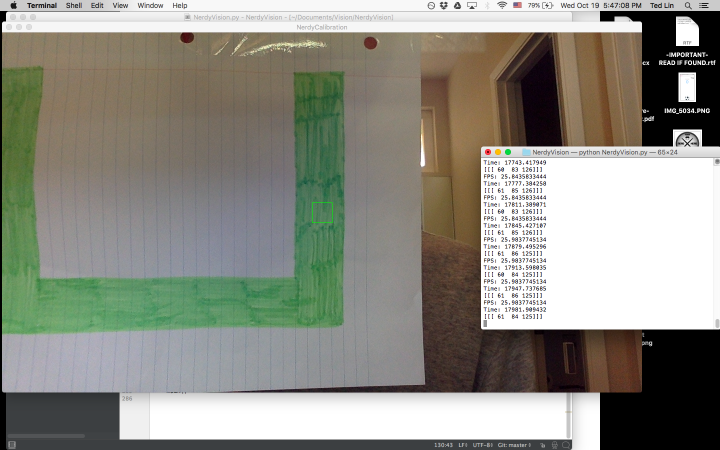
#> input picture tests/2016.Cal.1.png, 1440 x 900 px, given in place of the camera (shown at 1/2 size)
$ python TestVision.py   (older library calls are emulated)
#> lines starting #> are read from the running program, lines starting #| are printed output that depends on the picture; after the words box and inside, x2 and y2 are one past the last pixel; in counts of white or black regions, pixels touching at a corner belong together; long printed decimals are rounded
### SetupUtil.py
import argparse
import csv
import os

import cv2
from networktables import NetworkTable


# noinspection PyUnusedLocal
def do_nothing(x):
    pass


# [34 lines left out: functions parse_arguments, setUpCamera, setUpNetworkTables, not called in this run]


def putInNetworkTable(network_table, key, value):
    if network_table.isConnected():
        network_table.putString(key, value)


# [16 lines left out: functions check_key_pressed, setUpWindowsAndTrackbars, not called in this run]


def readHSV():
    all_values = []

    with open('HsvValues.csv', 'r') as file:
        reader = csv.reader(file)
        for row in reader:
            all_values.append(row)

    return all_values


# [8 lines left out: function writeHSV, not called in this run]

### TestVision.py
import cv2
import numpy as np
import math
import sys
import time
from networktables import NetworkTable
import logging
from SetupUtil import *
logging.basicConfig(level=logging.DEBUG)
#from BaseHTTPServer import BaseHTTPRequestHandler, HTTPServer
#from SocketServer import ThreadingMixIn

"""2017 FRC Vision testing on laptop with Microsoft Lifecam"""
__author__ = "tedfoodlin"

# Capture video from camera (0 for laptop webcam, 1 for USB camera)
cap = cv2.VideoCapture(0)

# for mjpeg
streamPort = 1185

# for sample image testing (images from 1 to 32)
sample_image = 32

# HSV range values for testing sample images
SAMPLE_LOWER = np.array([80, 70, 80])
SAMPLE_UPPER = np.array([100, 300, 300])

# HSV range values for green highlighter
LOWER_GREEN = np.array([40, 50, 50])
UPPER_GREEN = np.array([60, 250, 300])

# Set modes (if you don't want user input)
SHOOTING = True
GEARS = False

# Set HSV range
LOWER_LIM = SAMPLE_LOWER
UPPER_LIM = SAMPLE_UPPER

# Dimensions in use (Microsoft Lifecam HD-3000)
FRAME_X = 640
FRAME_Y = 480
FOV_ANGLE = 59.02039664
DEGREES_PER_PIXEL = FOV_ANGLE / FRAME_X
FRAME_CX = 320
FRAME_CY = 240

# Gear dimensions
MIN_AREA = 15000
MAX_AREA = 50000


def check_modes():
    """Check which modes are on based on user input."""
    shooting = False
    gears = False
    if input("Shooting mode on? (y/n)") == "y":
#> the answer given: y
        shooting = True
    if input("Gears mode on? (y/n)") == "y":
#> the answer given: y
#> (reads HsvValues.csv from the repository)
#> in main, frame is the input picture: shape (900, 1440, 3); mean B, G, R 131.8, 141.5, 141.5
        gears = True
    return shooting, gears


def masking(lower, upper, frame):
    """Mask for specified color ranges."""
    hsv = cv2.cvtColor(frame, cv2.COLOR_BGR2HSV)
#> hsv: shape (900, 1440, 3); mean H, S, V 39.9, 41.6, 148.1
    mask = cv2.inRange(hsv, lower, upper)
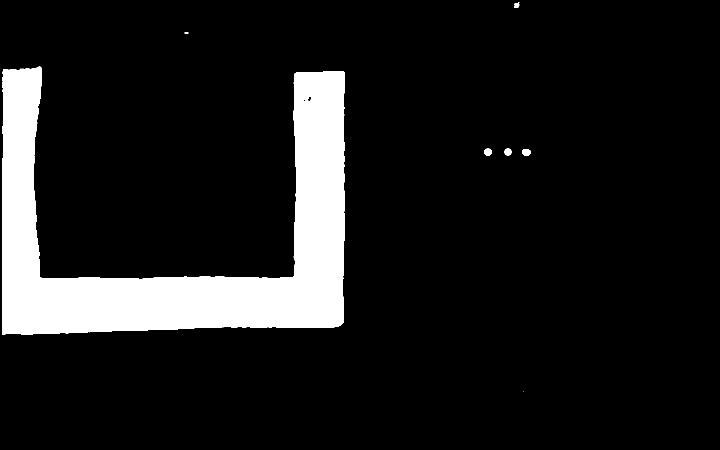
#> mask: shape (900, 1440) (shown at 1/2 size); 10.9% white; 8 white regions (2 under 20 px)
    res = cv2.bitwise_and(frame, frame, mask=mask)
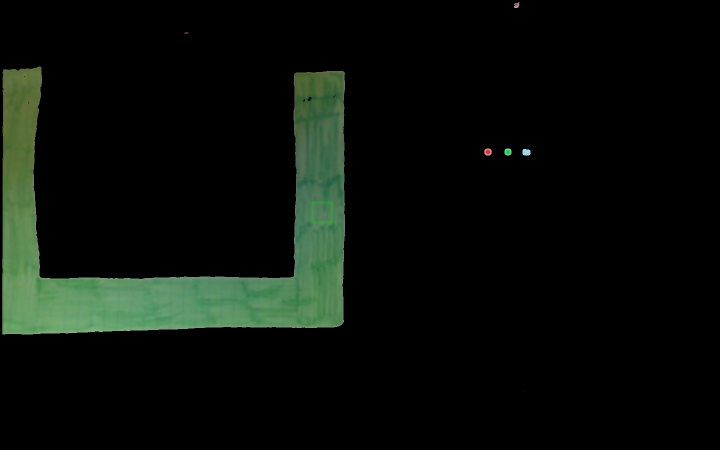
#> res: shape (900, 1440, 3) (shown at 1/2 size); mean B, G, R 9.5, 14.5, 9.5
    return res, mask


def draw_static(img):
    """Draw references on frame."""
    # draw reference line for x position
    cv2.line(img, (FRAME_CX, 0), (FRAME_CX, FRAME_Y),
             (0, 0, 255), 2)


def polygon(c, epsil):
    """Remove concavities from a contour and turn it into a polygon."""
    hull = cv2.convexHull(c)
    epsilon = epsil * cv2.arcLength(hull, True)
    goal = cv2.approxPolyDP(hull, epsilon, True)
    return goal


def calc_center(M):
    """Detect the center given the moment of a contour."""
    cx = int(M['m10'] / M['m00'])
    cy = int(M['m01'] / M['m00'])
    return cx, cy


def calc_horiz_angle(error):
    """Calculates the horizontal angle from pixel error"""
    return error * DEGREES_PER_PIXEL


def is_aligned(angle_to_turn):
    """Check if shooter is aligned and ready to shoot."""
    if 1 > angle_to_turn > -1:
        return True
    else:
        return False


def avg(x1, x2):
    """"Take average of 2 numbers"""
    sum = x1 + x2
    return sum / 2


def report_command(error):
    """Testing - show robot commands in terminal."""
    if 1 > error > -1:
        print("X Aligned")
    else:
        if error > 10:
            print("Turn Right")
        elif error < -10:
            print("Turn Left")


def report_y(cy):
    """Report state of y to terminal."""
    # Maybe useful but not necessary if you have a nice set shooter angle
    if FRAME_CY + 10 > cy > FRAME_CY - 10:
        print("Y Aligned")
    else:
        if cy > FRAME_CY + 10:
            print("Aim Lower")
        elif cy < FRAME_CY - 10:
            print("Aim Higher")


def main():
    # set modes (default without user input)
    shooting = SHOOTING
    gears = GEARS

    check_modes()

    # turn on modes specified by user
    # comment out next line if this feature is not desired
    # shooting, gears = check_modes()

    # network table setup
    NetworkTable.setIPAddress("roboRIO-687-FRC.local")
    NetworkTable.setClientMode()
    NetworkTable.initialize()
    SmartDashboard = NetworkTable.getTable("NerdyVision")

    # adjust camera settings
    cap.set(cv2.CAP_PROP_FRAME_WIDTH, FRAME_X)
    cap.set(cv2.CAP_PROP_FRAME_HEIGHT, FRAME_Y)
    # cap.set(cv2.CAP_PROP_FPS,30)
    cap.set(cv2.CAP_PROP_EXPOSURE, -8.0)

    # set up FPS list and iterator
    times = [0] * 25
    time_idx = 0
    time_start = time.time()
    camfps = 0

    hsv_values = readHSV()

    while 687:

        greenLower = np.array([int(hsv_values[0][1]), int(hsv_values[2][1]), int(hsv_values[4][1])])
        greenUpper = np.array([int(hsv_values[1][1]), int(hsv_values[3][1]), int(hsv_values[5][1])])

        ret, frame = cap.read()

        # the next 2 lines are for sample image testing for shooting
        #frame = cv2.imread("sample_images/LED_Boiler/" + str(sample_image) + ".jpg")
        print(sample_image)

        '''
        # compute FPS information
        time_end = time.time()
        times[time_idx] = time_end - time_start
        time_idx += 1
        if time_idx >= len(times):
            camfps = 1 / (sum(times) / len(times))
            time_idx = 0
        if time_idx > 0 and time_idx % 5 == 0:
            camfps = 1 / (sum(times) / len(times))
        time_start = time_end
        print("FPS: " + str(camfps))
        print("Time: "   + str(time.time()))
        '''

        # init values (for x)
        angle_to_turn = 0
        aligned = False

        # gaussian blur to remove noise
        blur = cv2.GaussianBlur(frame, (11, 11), 0)

        # remove everything but specified color
        res, mask = masking(greenLower, greenUpper, blur)

        # draw references
        draw_static(res)

        # find contour of goal
        _, cnts, _ = cv2.findContours(mask.copy(), cv2.RETR_EXTERNAL,
                                cv2.CHAIN_APPROX_SIMPLE)
#> cnts = 8 contours, 3 with area under 20; largest, box (x1, y1, x2, y2) and area: (4, 133, 690, 669) 139350, (1045, 298, 1061, 311) 158, (969, 297, 983, 311) 149, (1009, 297, 1023, 311) 143, (1028, 5, 1039, 16) 74
        center = None

        if shooting:
            # only proceed if at least one contour was found
            if len(cnts) > 0:
                # find the largest contour (closest goal) in the mask
                c = max(cnts, key=cv2.contourArea)
#> c = contour of 565 points, box (x1, y1, x2, y2) (4, 133, 690, 669), area 139350

                # make sure the largest contour is significant
                area = cv2.contourArea(c)
#> area = 139349.5

                if area > 300:
                    goal = polygon(c, 0)
#> in polygon, `hull = cv2.convexHull(c)`: hull = contour of 20 points, box (x1, y1, x2, y2) (4, 133, 690, 669), area 358605
#> in polygon, `epsilon = epsil * cv2.arcLength(hull, True)`: epsilon = 0
#> in polygon, `goal = cv2.approxPolyDP(hull, epsilon, True)`: goal has the same summary as hull
#> goal has the same summary as hull in polygon

                    # draw the contour
                    cv2.drawContours(res, [goal], 0, (255, 0, 0), 5)
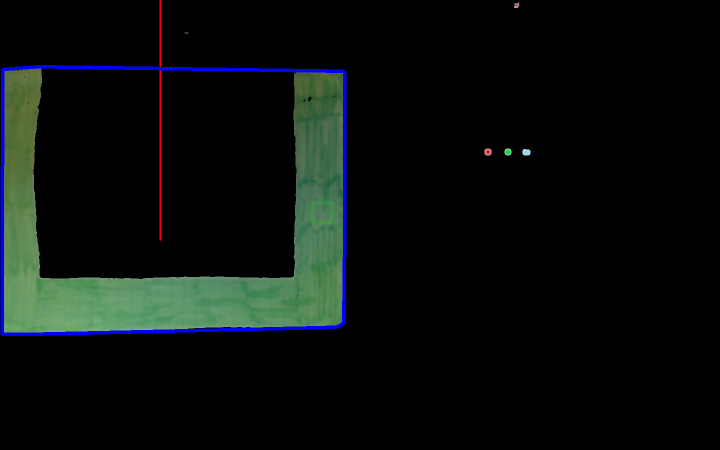
#> res: shape (900, 1440, 3) (shown at 1/2 size); mean B, G, R 12.5, 14.1, 9.4

                    # calculate centroid
                    M = cv2.moments(goal)
#> M = moments, m00 358605, centre m10/m00, m01/m00 = (343.9, 399.3)
                    if M['m00'] > 0:
                        cx, cy = calc_center(M)
#> in calc_center, `cx = int(M['m10'] / M['m00'])`: cx = 343
#> in calc_center, `cy = int(M['m01'] / M['m00'])`: cy = 399
#> cx = 343; cy = 399
                        center = (cx, cy)
#> center = (343, 399)

                        # draw centroid
                        cv2.circle(res, center, 5, (255, 0, 0), -1)
#> res: shape (900, 1440, 3); 0.01% of pixels changed, all inside (x1, y1, x2, y2) = (338, 394, 349, 405)

                        # calculate error in degrees
                        error = cx - FRAME_CX
#> error = 23
                        angle_to_turn = calc_horiz_angle(error)
#> angle_to_turn = 2.12
                        print("ANGLE TO TURN " + str(angle_to_turn))
#| ANGLE TO TURN 2.121

                        # check if shooter is aligned
                        aligned = is_aligned(angle_to_turn)
#> aligned = False
                        print("ALIGNED " + str(aligned))
#| ALIGNED False

                        report_command(error)
                        report_y(cy)

        elif gears:
            # only proceed if at least two contours (two blocks around peg) was found
            if len(cnts) > 1:
                centers_x = [0]
                centers_y = [0]

                # find the two blocks in the mask based on areas
                for i in range(len(cnts)):
                    c = cnts[i]
                    area = cv2.contourArea(c)
                    if MIN_AREA < area < MAX_AREA:
                        goal = polygon(c, 0.02)

                        # draw the contour
                        cv2.drawContours(res, [goal], 0, (255, 0, 0), 5)

                        M = cv2.moments(goal)
                        if M['m00'] > 0:
                            cx, cy = calc_center(M)
                            center = (cx, cy)

                            # draw centroid
                            cv2.circle(res, center, 5, (255, 0, 0), -1)

                            centers_x.append(cx)
                            centers_y.append(cy)

                # calculate center of two contours (blocks next to peg)
                if len(centers_x) == 3 and len(centers_y) == 3:
                    target_x = avg(centers_x[1], centers_x[2])
                    target_y = avg(centers_y[1], centers_y[2])
                    target = (target_x, target_y)
                    cv2.circle(res, target, 5, (0, 255, 0), -1)
                    print(target_x)
                    print(target_y)

                    # calculate angle to turn
                    error = target_x - FRAME_CX
                    angle_to_turn = calc_horiz_angle(error)
                    print("ANGLE TO TURN " + str(angle_to_turn))

                    # check if gear mechanism is aligned
                    aligned = is_aligned(angle_to_turn)
                    print("ALIGNED " + str(aligned))

                    report_command(error)

        # results
        cv2.imshow("NerdyVision", res)
        cv2.waitKey(1)

        try:
            # send to network tables
            SmartDashboard.putNumber('ANGLE_TO_TURN', angle_to_turn)
            SmartDashboard.putBoolean('IS_ALIGNED', aligned)
            print("DATA SENDING")
        except:
            print("DATA NOT SENDING...")

    cap.release()
    cv2.destroyAllWindows()


if __name__ == '__main__':
    main()
